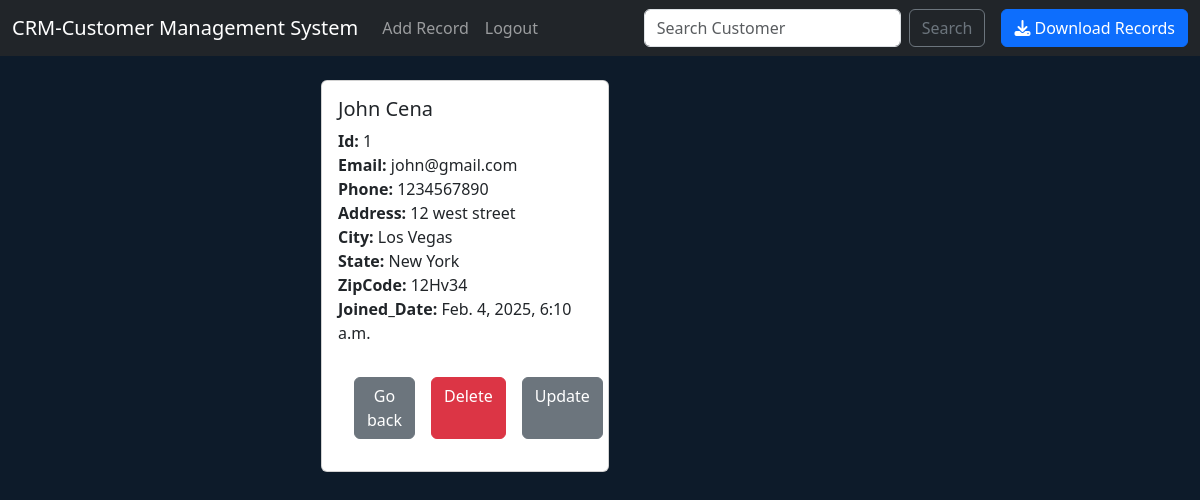
The page /record/1 (signed in) on the database its author committed.
### website/models.py (models this page shows)
class Record(models.Model):
    created_at = models.DateTimeField(auto_now_add=True)
    first_name = models.CharField(max_length=100)
    last_name = models.CharField(max_length=100)
    email = models.EmailField(max_length=100)
    phone = models.IntegerField()
    address = models.CharField(max_length=100)
    city = models.CharField(max_length=100)
    state = models.CharField(max_length=100)
    zipcode = models.CharField(max_length=100)
    def __str__(self):
        return (f"{self.first_name} {self.last_name}")

### website/views.py (the view)
# urls.py: path('record/<int:pk>',views.customer_record, name="record" ), #  eg : record/<int:pk or id> = localhost:8000/record/2 , 2 = id of the record
def customer_record(request,pk):
    if request.user.is_authenticated:
        customer_record = Record.objects.get(id=pk)# here id is from the model named as Record and pk is from url
        return render(request,'record.html',{'customer_record':customer_record})
    else:
        messages.success(request,"You must be logged in to view the record.")
        return redirect('home')

### website/templates/record.html
{% extends 'base.html' %}
{% block content %}
<div class="col-md-6 offset-md-3">
<div class="card" style="width: 18rem;">
    <div class="card-body">
      <h5 class="card-title"> {{ customer_record }}</h5>
      <p class="card-text">
        <strong> Id: </strong>{{ customer_record.id }}  <br>
        <strong> Email: </strong>{{ customer_record.email }}<br>
        <strong> Phone: </strong>{{ customer_record.phone }}<br>
        <strong> Address: </strong>{{ customer_record.address }} <br>
        <strong> City: </strong>{{ customer_record.city }} <br>
        <strong> State: </strong>{{ customer_record.state }} <br>
        <strong> ZipCode: </strong>{{ customer_record.zipcode }} <br>
        <strong> Joined_Date: </strong>{{ customer_record.created_at }} <br>
      </p>
      <div class="card-body d-flex justify-content-between">
      <a href="{% url 'home' %}" class="card-link btn btn-secondary" >Go back</a>
      <a href="{% url 'delete-record' customer_record.id  %}" class="card-link btn btn-danger" >Delete</a>
      <a href="{% url 'update-record' customer_record.id  %}" class="card-link btn btn-secondary" >Update</a>
    </div>
  </div>
  </div>
</div>
{% endblock content%}

### website/templates/base.html (style rules this page uses)
body { background-color: #0d1b2a; color: white; }
a, .btn-link { color:#4ea8de; }

### rows shown on the page
Record: first_name+last_name "John Cena", id "1", email "john@gmail.com", phone "1234567890", address "12 west street", city "Los Vegas", state "New York", zipcode "12Hv34", created_at "Feb. 4, 2025, 6:10 a.m."
